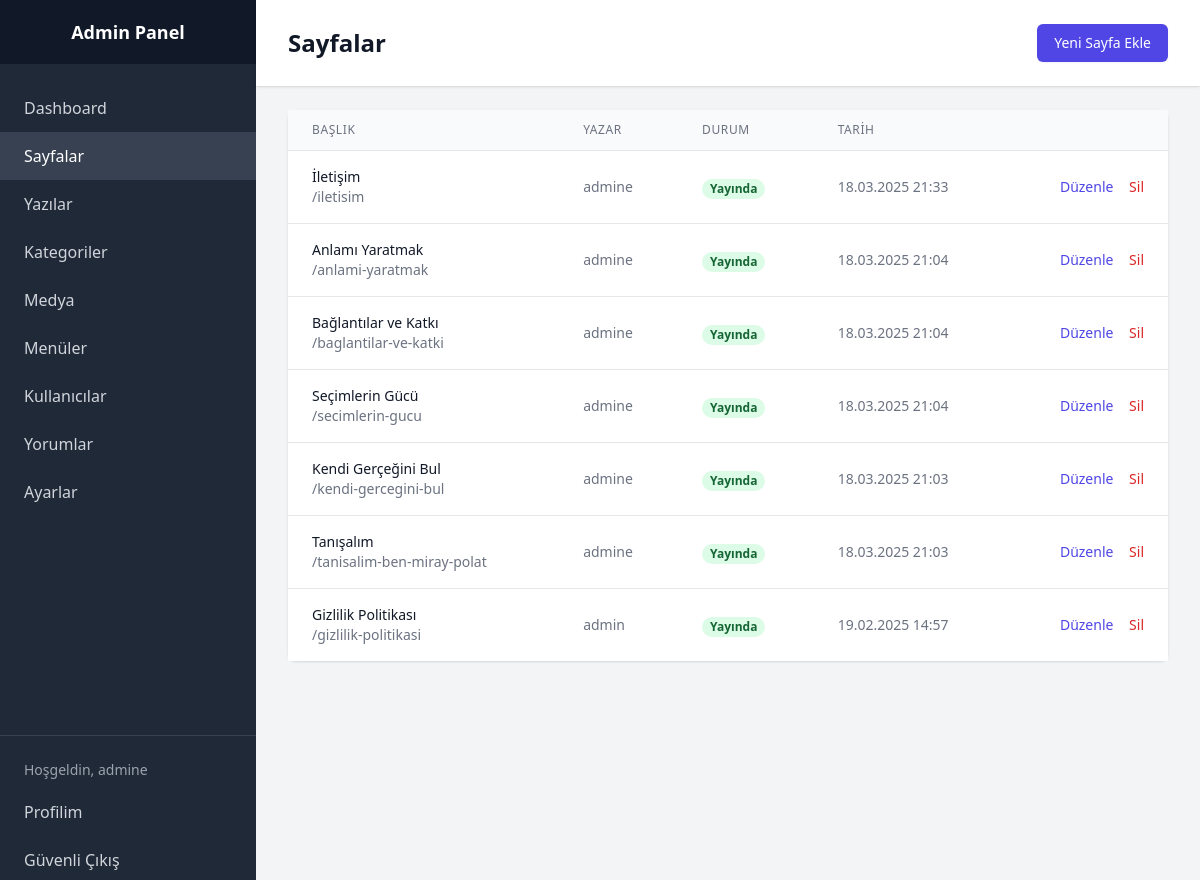
Screenshot of /backoffice/admin/pages (signed in) with the database file from the repository.
### tables this page shows
CREATE TABLE pages (
        id INTEGER PRIMARY KEY AUTOINCREMENT,
        title TEXT NOT NULL,
        meta_title TEXT,
        slug TEXT UNIQUE NOT NULL,
        content TEXT NOT NULL,
        meta_description TEXT,
        focus_keyword TEXT,
        featured_image TEXT,
        status TEXT CHECK(status IN ("draft", "published", "pending")) NOT NULL DEFAULT "draft",
        author_id INTEGER,
        created_at DATETIME DEFAULT CURRENT_TIMESTAMP,
        FOREIGN KEY (author_id) REFERENCES users(id)
    );

CREATE TABLE users (
        id INTEGER PRIMARY KEY AUTOINCREMENT,
        username TEXT UNIQUE NOT NULL,
        email TEXT UNIQUE NOT NULL,
        password TEXT NOT NULL,
        role TEXT CHECK(role IN ("admin", "editor", "author", "subscriber")) NOT NULL,
        created_at DATETIME DEFAULT CURRENT_TIMESTAMP
    );

### backoffice/includes/functions.php (called while the page is built, shortened)
<?php
function clean($data) {
    return htmlspecialchars($data, ENT_QUOTES, 'UTF-8');
}

### backoffice/admin/pages.php (the view, shortened to what this page needs)
<?php
require_once '../includes/auth.php';
try {
    $pages = [];
    $query = 'SELECT p.*, u.username as author_name
              FROM pages p
              LEFT JOIN users u ON p.author_id = u.id
              ORDER BY p.created_at DESC';
    $stmt = $db->prepare($query);
    $result = $stmt->execute();
    while ($row = $result->fetchArray(SQLITE3_ASSOC)) {
        $pages[] = $row;
    }
} catch (Exception $e) {
    error_log("HATA: Sayfalar listelenirken bir hata oluştu - " . $e->getMessage());
    $error = "Sayfalar listelenirken bir hata oluştu";
}
?>
<!DOCTYPE html>
<html lang="tr">
<head>
    <script src="https://cdn.tailwindcss.com"></script>
</head>
<body class="bg-gray-100">
    <div class="min-h-screen flex">
        <?php include 'includes/sidebar.php'; ?>
        <div class="flex-1">
            <header class="bg-white shadow">
                <div class="max-w-7xl mx-auto py-6 px-4 sm:px-6 lg:px-8">
                    <div class="flex justify-between items-center">
                        <h1 class="text-2xl font-bold text-gray-900">Sayfalar</h1>
                        <a href="page-add"
                           class="inline-flex items-center px-4 py-2 border border-transparent rounded-md shadow-sm text-sm font-medium text-white bg-indigo-600 hover:bg-indigo-700 focus:outline-none focus:ring-2 focus:ring-offset-2 focus:ring-indigo-500">
                            Yeni Sayfa Ekle
                        </a>
                    </div>
                </div>
            </header>
            <main class="max-w-7xl mx-auto py-6 sm:px-6 lg:px-8">
                <div class="bg-white shadow rounded-lg">
                    <div class="overflow-x-auto">
                        <table class="min-w-full divide-y divide-gray-200">
                            <thead class="bg-gray-50">
                                <tr>
                                    <th scope="col" class="px-6 py-3 text-left text-xs font-medium text-gray-500 uppercase tracking-wider">
                                        Başlık
                                    </th>
                                    <th scope="col" class="px-6 py-3 text-left text-xs font-medium text-gray-500 uppercase tracking-wider">
                                        Yazar
                                    </th>
                                    <th scope="col" class="px-6 py-3 text-left text-xs font-medium text-gray-500 uppercase tracking-wider">
                                        Durum
                                    </th>
                                    <th scope="col" class="px-6 py-3 text-left text-xs font-medium text-gray-500 uppercase tracking-wider">
                                        Tarih
                                    </th>
                                    <th scope="col" class="relative px-6 py-3">
                                    </th>
                                </tr>
                            </thead>
                            <tbody class="bg-white divide-y divide-gray-200">
                                <?php foreach ($pages as $page): ?>
                                <tr>
                                    <td class="px-6 py-4 whitespace-nowrap">
                                        <div class="text-sm font-medium text-gray-900">
                                            <?php echo clean($page['title']); ?>
                                        </div>
                                        <div class="text-sm text-gray-500">
                                            /<?php echo clean($page['slug']); ?>
                                        </div>
                                    </td>
                                    <td class="px-6 py-4 whitespace-nowrap text-sm text-gray-500">
                                        <?php echo clean($page['author_name']); ?>
                                    </td>
                                    <td class="px-6 py-4 whitespace-nowrap">
                                        <span class="px-2 inline-flex text-xs leading-5 font-semibold rounded-full
                                            <?php
                                            echo match($page['status']) {
                                                'published' => 'bg-green-100 text-green-800',
                                                'draft' => 'bg-gray-100 text-gray-800',
                                                'pending' => 'bg-yellow-100 text-yellow-800',
                                            };
                                            ?>">
                                            <?php
                                            echo match($page['status']) {
                                                'published' => 'Yayında',
                                                'draft' => 'Taslak',
                                                'pending' => 'Beklemede',
                                            };
                                            ?>
                                        </span>
                                    </td>
                                    <td class="px-6 py-4 whitespace-nowrap text-sm text-gray-500">
                                        <?php echo date('d.m.Y H:i', strtotime($page['created_at'])); ?>
                                    </td>
                                    <td class="px-6 py-4 whitespace-nowrap text-right text-sm font-medium">
                                        <a href="page-edit?id=<?php echo $page['id']; ?>"
                                           class="text-indigo-600 hover:text-indigo-900 mr-3">Düzenle</a>
                                        <a href="?delete=<?php echo $page['id']; ?>"
                                           onclick="return confirm('Bu sayfayı silmek istediğinizden emin misiniz?')"
                                           class="text-red-600 hover:text-red-900">Sil</a>
                                    </td>
                                </tr>
                                <?php endforeach; ?>
                            </tbody>
                        </table>
                    </div>
                </div>
            </main>
        </div>
    </div>
</body>
</html>

### rows the page displays
pages: title "İletişim", slug "iletisim", author.username "admine", status "Yayında", created_at "18.03.2025 21:33"
pages: title "Anlamı Yaratmak", slug "anlami-yaratmak", author.username "admine", status "Yayında", created_at "18.03.2025 21:04"
pages: title "Bağlantılar ve Katkı", slug "baglantilar-ve-katki", author.username "admine", status "Yayında", created_at "18.03.2025 21:04"
pages: title "Seçimlerin Gücü", slug "secimlerin-gucu", author.username "admine", status "Yayında", created_at "18.03.2025 21:04"
pages: title "Kendi Gerçeğini Bul", slug "kendi-gercegini-bul", author.username "admine", status "Yayında", created_at "18.03.2025 21:03"
pages: title "Tanışalım", slug "tanisalim-ben-miray-polat", author.username "admine", status "Yayında", created_at "18.03.2025 21:03"
pages: title "Gizlilik Politikası", slug "gizlilik-politikasi", author.username "admin", status "Yayında", created_at "19.02.2025 14:57"

### other values shown
$_SESSION['username'] "admine"
